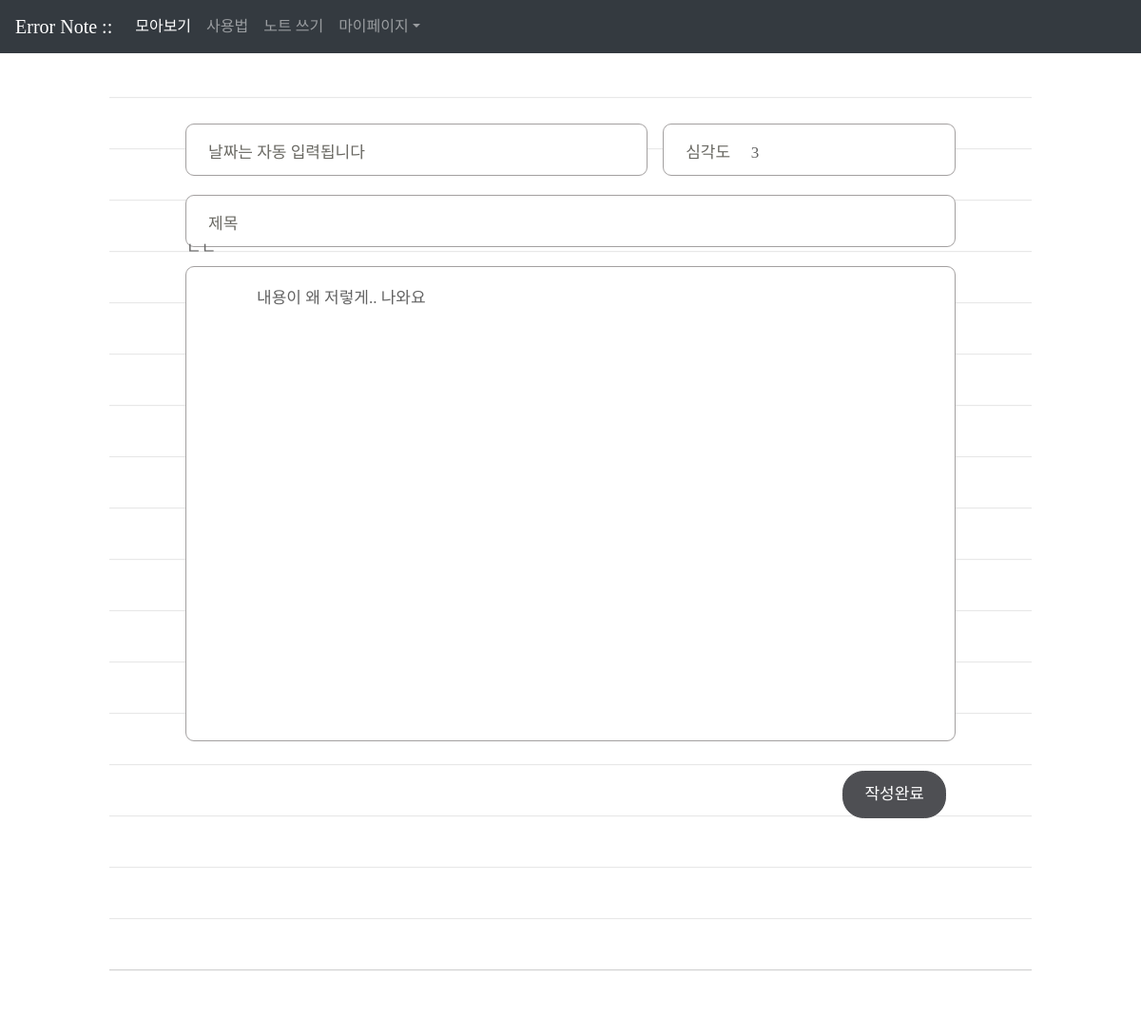
/diary/page/16/edit/, run on the app's committed database.
### diary/models.py (models this page shows, shortened)
class Page(models.Model):
    title = models.CharField(max_length=50)
    content = models.TextField()
    score = models.IntegerField()
    dt_created = models.DateTimeField(verbose_name="Date Created", auto_now_add=True)
    author = models.ForeignKey(User, on_delete=models.CASCADE)

### diary/views.py (the view, shortened to what this page needs)
# urls.py: path('diary/page/<int:pk>/edit/', views.PageUpdateView.as_view(), name='page-update'),
class PageUpdateView(LoginRequiredMixin, UserPassesTestMixin, UpdateView):
    model = Page
    form_class = PageForm

### diary/forms.py
class PageForm(forms.ModelForm):
    class Meta:
        model = Page
        fields = ['title', 'content', 'score']
        widgets = {
            'content': SummernoteWidget(),
        }

### diary/templates/diary/page_form.html (shortened to what this page needs)
{% extends './base.html' %}
{% block content %}
<div class="wrap-post container">
    <form method="post row">{% csrf_token %}
        <div class="editor col-12 col-xs-none">
            <div class="input input-date">
                <p>날짜는 자동 입력됩니다</p>
            </div>
            <div class="input input-score">
                <p>심각도</p>
                {{form.score}}
            </div>
            <div class="input input-title">
                <p>제목</p>
                {{form.title}}
            </div>
            <textarea name="content" id="summernote">
            {{ form.content.value|default_if_none:'' }}</textarea>
            <div class="post-btn">
                <input type="submit" value="작성완료">
            </div>
        </div>
    </form>
</div>
{% endblock %}

### diary/static/diary/css/styles.css (style rules this page uses)
h1,h2,h3,p,a,ul,li { margin: 0; padding: 0; font-family: 'NanumSquare'; list-style: none; text-decoration: none; outline: none; }
html { position: relative; min-height: 100%; margin: 0; }
body { margin: 0; padding: 0; -webkit-font-smoothing: antialiased; -moz-osx-font-smoothing: auto; }
.wrap-post { padding-top: 10px; padding-bottom: 50px; }
form { margin: 0 70px; padding-top: 120px; padding-bottom: 200px; background: url(../image/note-bg.svg) repeat-x center/1535px 974px; }
.editor { overflow: hidden; width: 840px; margin: 0 auto; }
.input { position: relative; height: 55px; margin-bottom: 20px; border: solid 1px #a3a0a0; border-radius: 9px; background: #fff; box-sizing: border-box; }
.input-date { float: left; width: 60%; }
.input-score { float: right; width: 38%; }
.input-title { float: left; width: 100%; }
.input p { display: inline-block; padding-top: 17px; padding-left: 23px; padding-right: 17px; font-family: 'NanumSquare'; color: #696862; font-size: 17px; }
.input-title input { width: 750px; }
input { padding: 0; font-family: 'NanumBarunpen'; color: #636363; font-size: 17px; background-color: transparent; border: none; box-sizing: border-box; }
textarea { width: 100%; height: 500px; padding: 20px 23px 30px 23px; font-family: 'NanumBarunpen'; color: #636363; font-size: 17px; border: solid 1px #a3a0a0; border-radius: 9px; box-sizing: border-box; resize: none; }
input::placeholder,textarea::placeholder { color: #bcbbb6; }
.post-btn { overflow: hidden; margin-top: 25px; }
input[type="submit"] { float: right; padding: 11px 22px; margin-right: 10px; font-family: 'NanumSquare'; color: #fff; font-size: 17px; background-color: #4e4f53; border: solid 1px #4e4f53; border-radius: 22.5px; cursor: pointer; }

### data on the page
Page: score "3", title "ㄴㄴ", content "내용이 왜 저렇게.. 나와요"
